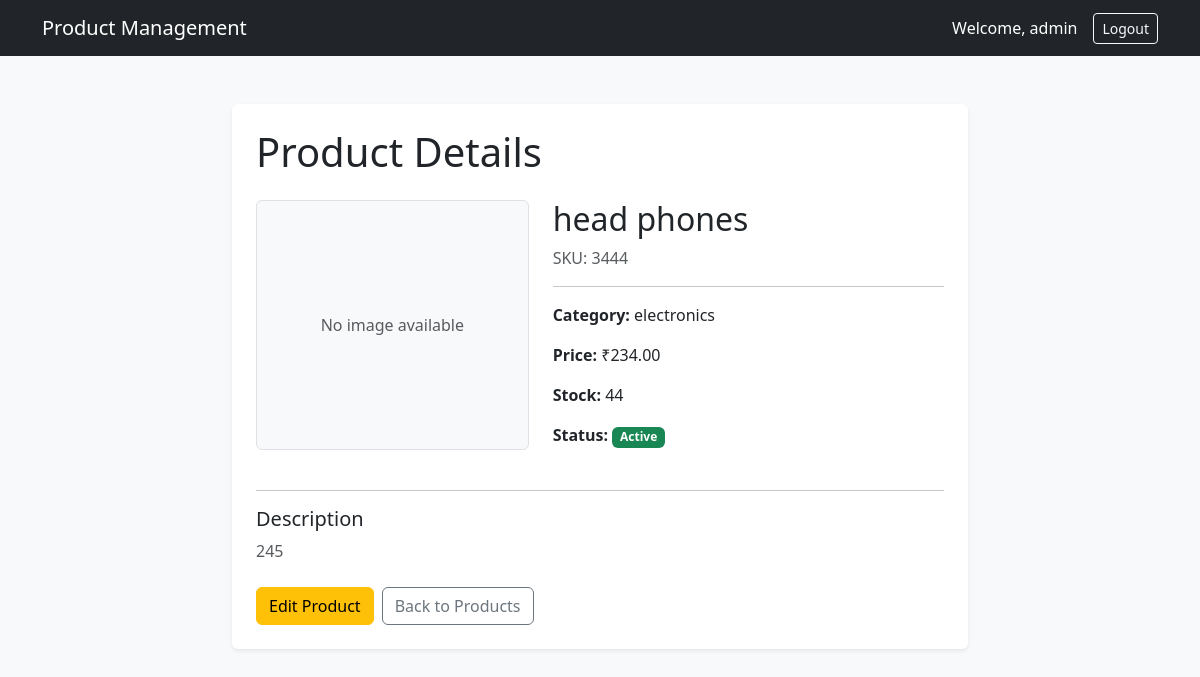
Screenshot of /products/view/3/ (signed in) with the database file from the repository.
### products/models.py (models this page shows, shortened)
class Product(models.Model):
    STATUS_CHOICES = [
        ("active", "Active"),
        ("inactive", "Inactive"),
    ]
    name = models.CharField(max_length=200)
    sku = models.CharField(max_length=100, unique=True)
    category = models.ForeignKey(
        Category,
        on_delete=models.CASCADE,
        related_name="products"
    )
    price = models.DecimalField(
        max_digits=10,
        decimal_places=2,
        validators=[MinValueValidator(0.01)]
    )
    stock = models.PositiveIntegerField()
    image = models.ImageField(
        upload_to="products/",
        blank=True,
        null=True
    )
    description = models.TextField(blank=True)
    status = models.CharField(
        max_length=10,
        choices=STATUS_CHOICES,
        default="active"
    )
    created_at = models.DateTimeField(auto_now_add=True)
    updated_at = models.DateTimeField(auto_now=True)
    class Meta:
        ordering = ["-created_at"]

class Category(models.Model):
    name = models.CharField(max_length=100, unique=True)
    class Meta:
        verbose_name_plural = "Categories"
        ordering = ["name"]

### products/views.py (the view)
@login_required
def product_detail(request, pk):
    product = get_object_or_404(
        Product.objects.select_related("category"),
        pk=pk
    )
    return render(
        request,
        "products/product_detail.html",
        {"product": product}
    )

### templates/products/product_detail.html (shortened to what this page needs)
<!DOCTYPE html>
<html lang="en">
<head>
    <link
        href="https://cdn.jsdelivr.net/npm/bootstrap@5.3.3/dist/css/bootstrap.min.css"
        rel="stylesheet"
    >
</head>
<body class="bg-light">
<nav class="navbar navbar-dark bg-dark">
    <div class="container">
        <a
            class="navbar-brand"
            href="{% url 'dashboard' %}"
        >
            Product Management
        </a>
        <div class="d-flex align-items-center">
            <span class="text-white me-3">
                Welcome, {{ user.username }}
            </span>
            <form
                method="post"
                action="{% url 'logout' %}"
            >
                <button
                    type="submit"
                    class="btn btn-outline-light btn-sm"
                >
                    Logout
                </button>
            </form>
        </div>
    </div>
</nav>
<div class="container py-5">
    <div class="row justify-content-center">
        <div class="col-lg-8">
            <div class="card shadow-sm border-0">
                <div class="card-body p-4">
                    <h1 class="mb-4">
                        Product Details
                    </h1>
                    <div class="row">
                        <div class="col-md-5 text-center mb-4">
                            {% if product.image %}
                                <img
                                    src="{{ product.image.url }}"
                                    alt="{{ product.name }}"
                                    class="img-fluid rounded"
                                    style="max-height: 300px;"
                                >
                            {% else %}
                                <div
                                    class="bg-light border rounded d-flex align-items-center justify-content-center"
                                    style="height: 250px;"
                                >
                                    <span class="text-muted">
                                        No image available
                                    </span>
                                </div>
                            {% endif %}
                        </div>
                        <div class="col-md-7">
                            <h2>
                                {{ product.name }}
                            </h2>
                            <p class="text-muted">
                                SKU: {{ product.sku }}
                            </p>
                            <hr>
                            <div class="mb-3">
                                <strong>
                                    Category:
                                </strong>
                                {{ product.category.name }}
                            </div>
                            <div class="mb-3">
                                <strong>
                                    Price:
                                </strong>
                                ₹{{ product.price }}
                            </div>
                            <div class="mb-3">
                                <strong>
                                    Stock:
                                </strong>
                                {% if product.stock <= 5 %}
                                    <span class="badge bg-warning text-dark">
                                        {{ product.stock }} - Low Stock
                                    </span>
                                {% else %}
                                    {{ product.stock }}
                                {% endif %}
                            </div>
                            <div class="mb-3">
                                <strong>
                                    Status:
                                </strong>
                                {% if product.status == "active" %}
                                    <span class="badge bg-success">
                                        Active
                                    </span>
                                {% else %}
                                    <span class="badge bg-secondary">
                                        Inactive
                                    </span>
                                {% endif %}
                            </div>
                        </div>
                    </div>
                    <hr>
                    <div class="mb-4">
                        <h5>
                            Description
                        </h5>
                        {% if product.description %}
                            <p class="text-muted">
                                {{ product.description }}
                            </p>
                        {% else %}
                            <p class="text-muted">
                                No description available.
                            </p>
                        {% endif %}
                    </div>
                    <div class="d-flex gap-2">
                        <a
                            href="{% url 'product_edit' product.pk %}"
                            class="btn btn-warning"
                        >
                            Edit Product
                        </a>
                        <a
                            href="{% url 'product_list' %}"
                            class="btn btn-outline-secondary"
                        >
                            Back to Products
                        </a>
                    </div>
                </div>
            </div>
        </div>
    </div>
</div>
</body>
</html>

### rows the page displays
Product: name "head phones", sku "3444", category.name "electronics", price "234.00", stock "44", description "245"

### other values shown
{{ user.username }} "admin"
